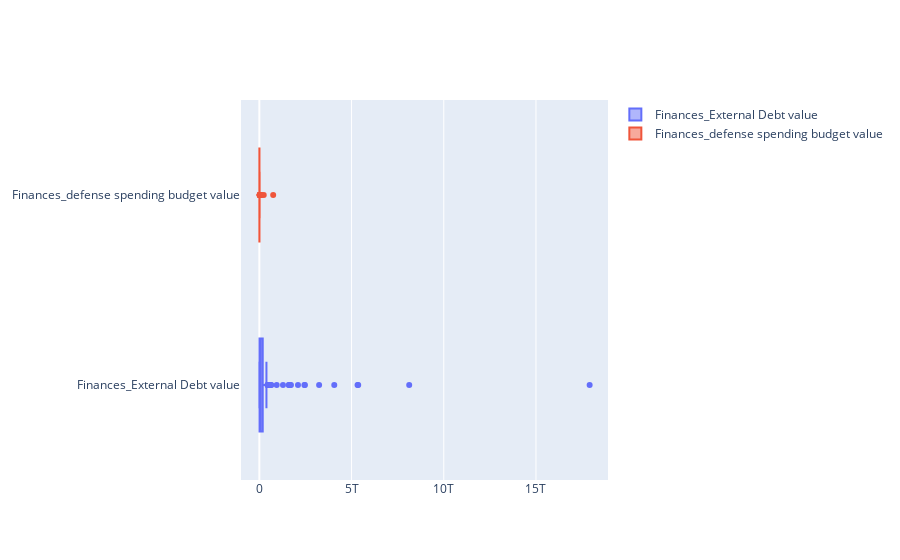

Notebook code cell kept with this figure:
### Code cell
import plotly.graph_objects as go

fig = go.Figure()
fig.add_trace(
    go.Box(x=value_df["Finances_External Debt value"],
           hovertext=value_df["country"],
           name="Finances_External Debt value"))
fig.add_trace(
    go.Box(x=value_df["Finances_defense spending budget value"],
           hovertext=value_df["country"],
           name="Finances_defense spending budget value"))

fig.show()

### Figure 1 — Plotly figure (JSON) as saved in the notebook; plotly's stock layout.template omitted (floating-point values rounded to 4 significant figures; data arrays with more than 128 entries replaced by an {"elided": "..."} marker saying what was removed)
{"data": [{"hovertext": {"elided": "138 str values"}, "name": "Finances_External Debt value", "type": "box", "x": {"elided": "138 int values"}}, {"hovertext": {"elided": "138 str values"}, "name": "Finances_defense spending budget value", "type": "box", "x": {"elided": "138 int values"}}], "layout": {}}
